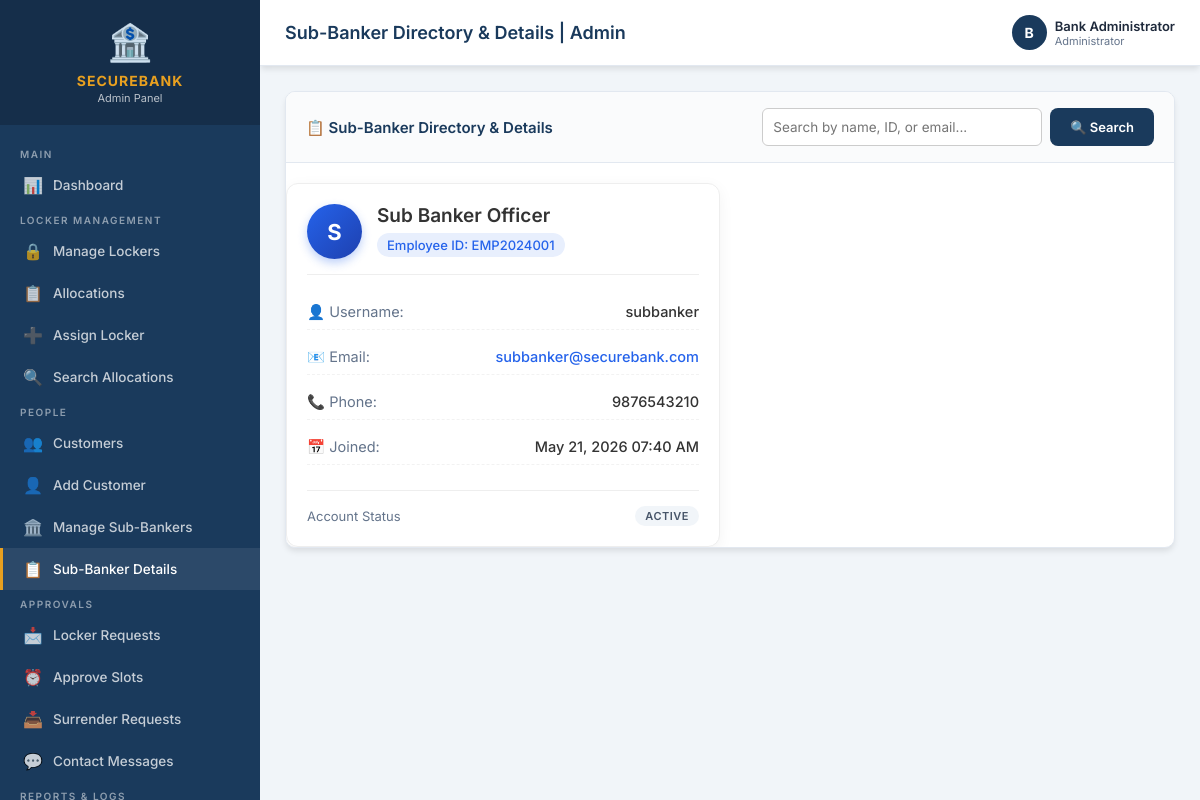
The app's page /admin/sub_banker_list.php (signed in) with its own data.
### tables this page shows
CREATE TABLE IF NOT EXISTS sub_banker (
    id INT AUTO_INCREMENT PRIMARY KEY,
    username VARCHAR(50) NOT NULL UNIQUE,
    password VARCHAR(255) NOT NULL,
    full_name VARCHAR(100) NOT NULL,
    employee_id VARCHAR(20) NOT NULL UNIQUE,
    email VARCHAR(100) NOT NULL UNIQUE,
    phone VARCHAR(15) NOT NULL,
    status ENUM('active', 'inactive') DEFAULT 'active',
    created_at TIMESTAMP DEFAULT CURRENT_TIMESTAMP
);

### admin/sub_banker_list.php (the view, shortened to what this page needs)
<?php
require_once '../includes/header_admin.php';
$conn = getDBConnection();
$search = trim($_GET['q'] ?? '');
$sql = "SELECT * FROM sub_banker";
$sql .= " ORDER BY created_at DESC";
$bankers = $conn->query($sql);
?>
<div class="card">
  <div class="card-header" style="display:flex;justify-content:space-between;align-items:center;flex-wrap:wrap;gap:15px;">
    <h3>📋 Sub-Banker Directory & Details</h3>
    <form method="GET" style="display:flex;gap:8px;">
      <input type="text" name="q" class="form-control" placeholder="Search by name, ID, or email..." value="<?= htmlspecialchars($search) ?>" style="width:280px; padding: 10px; border-radius: 6px; border: 1px solid #ccc;">
      <button type="submit" class="btn btn-primary" style="padding: 10px 20px;">🔍 Search</button>
    </form>
  </div>
  <div class="sb-grid">
    <?php if($bankers->num_rows > 0): ?>
        <?php while($sb = $bankers->fetch_assoc()): ?>
            <div class="sb-card">
                <div class="sb-card-header">
                    <div class="sb-avatar"><?= strtoupper(substr($sb['full_name'], 0, 1)) ?></div>
                    <div class="sb-info">
                        <h4 class="sb-name"><?= htmlspecialchars($sb['full_name']) ?></h4>
                        <div class="sb-id">Employee ID: <?= htmlspecialchars($sb['employee_id']) ?></div>
                    </div>
                </div>
                <div class="sb-detail-row">
                    <span class="sb-detail-label">👤 Username:</span>
                    <span class="sb-detail-val"><?= htmlspecialchars($sb['username']) ?></span>
                </div>
                <div class="sb-detail-row">
                    <span class="sb-detail-label">📧 Email:</span>
                    <span class="sb-detail-val"><a href="mailto:<?= htmlspecialchars($sb['email']) ?>"><?= htmlspecialchars($sb['email']) ?></a></span>
                </div>
                <div class="sb-detail-row">
                    <span class="sb-detail-label">📞 Phone:</span>
                    <span class="sb-detail-val"><?= htmlspecialchars($sb['phone']) ?></span>
                </div>
                <div class="sb-detail-row">
                    <span class="sb-detail-label">📅 Joined:</span>
                    <span class="sb-detail-val"><?= date('M d, Y h:i A', strtotime($sb['created_at'])) ?></span>
                </div>
                <div class="sb-status">
                    <span style="font-size:13px; color:#64748b;">Account Status</span>
                    <?= getStatusBadge($sb['status']) ?>
                </div>
            </div>
        <?php endwhile; ?>
    <?php else: ?>
        <p style="text-align:center; padding: 30px; color:#64748b; grid-column: 1/-1; font-size: 16px;">No sub-bankers found matching your criteria.</p>
    <?php endif; ?>
  </div>
</div>
<?php
require_once '../includes/footer_admin.php';
?>

### includes/functions.php (shortened to what this page needs)
<?php
function getStatusBadge($status) {
    $badges = [
        'available'  => '<span class="badge badge-success">Available</span>',
        'allocated'  => '<span class="badge badge-danger">Allocated</span>',
        'maintenance'=> '<span class="badge badge-warning">Maintenance</span>',
        'active'     => '<span class="badge badge-success">Active</span>',
        'inactive'   => '<span class="badge badge-secondary">Inactive</span>',
        'paid'       => '<span class="badge badge-success">Paid</span>',
        'pending'    => '<span class="badge badge-warning">Pending</span>',
        'overdue'    => '<span class="badge badge-danger">Overdue</span>',
        'surrendered'=> '<span class="badge badge-secondary">Surrendered</span>',
        'approved'   => '<span class="badge badge-success">Approved</span>',
        'rejected'   => '<span class="badge badge-danger">Rejected</span>',
        'unread'     => '<span class="badge badge-warning">Unread</span>',
        'read'       => '<span class="badge badge-secondary">Read</span>',
        'replied'    => '<span class="badge badge-success">Replied</span>',
    ];
    return $badges[$status] ?? '<span class="badge badge-secondary">' . ucfirst($status) . '</span>';
}

### css/style.css (style rules this page uses)
:root { --primary:#1a3a5c;--primary-light:#2563a8;--accent:#e8a020;--success:#16a34a;--danger:#dc2626;--warning:#d97706;--secondary:#64748b;--bg:#f1f5f9;--white:#ffffff;--border:#e2e8f0;--text:#1e293b;--text-muted:#64748b;--shadow:0 4px 6px -1px rgba(0,0,0,.1);--shadow-lg:0 10px 25px -3px rgba(0,0,0,.15);--radius:10px;--teal:#0d9488;--teal-light:#14b8a6;--teal-dark:#0f766e }
* { margin:0;padding:0;box-sizing:border-box }
body { font-family:'Inter',sans-serif;background:var(--bg);color:var(--text);font-size:14px }
.card { background:var(--white);border-radius:var(--radius);box-shadow:var(--shadow);border:1px solid var(--border);overflow:hidden }
.card-header { padding:16px 20px;border-bottom:1px solid var(--border);display:flex;align-items:center;justify-content:space-between;background:#fafbfc }
.card-header h3 { font-size:15px;font-weight:600;color:var(--primary) }
.form-control { width:100%;padding:10px 14px;border:1.5px solid var(--border);border-radius:8px;font-size:13.5px;font-family:inherit;background:var(--white);color:var(--text);transition:border-color .2s,box-shadow .2s;outline:none }
.btn { display:inline-flex;align-items:center;gap:6px;padding:9px 18px;border-radius:8px;border:none;font-size:13px;font-weight:600;cursor:pointer;text-decoration:none;transition:all .2s;font-family:inherit;white-space:nowrap }
.btn-primary { background:var(--primary);color:white }
.badge { display:inline-block;padding:3px 10px;border-radius:20px;font-size:11px;font-weight:600;text-transform:uppercase;letter-spacing:.5px }
.badge-secondary { background:#f1f5f9;color:#475569 }

### admin/sub_banker_list.php (style rules this page uses)
.sb-grid { display: grid; grid-template-columns: repeat(auto-fill, minmax(320px, 1fr)); gap: 20px; margin-top: 20px; }
.sb-card { background: var(--surface-color, #fff); border-radius: 12px; padding: 20px; box-shadow: 0 4px 15px rgba(0,0,0,0.05); border: 1px solid var(--border-color, #eee); display: flex; flex-direction: column; gap: 10px; transition: transform 0.2s ease, box-shadow 0.2s ease; }
.sb-card-header { display: flex; justify-content: space-between; align-items: flex-start; border-bottom: 1px solid var(--border-color, #eee); padding-bottom: 15px; margin-bottom: 10px; }
.sb-avatar { width: 55px; height: 55px; background: linear-gradient(135deg, var(--primary-color, #2563eb), #1e40af); color: white; border-radius: 50%; display: flex; align-items: center; justify-content: center; font-size: 22px; font-weight: bold; box-shadow: 0 4px 10px rgba(37, 99, 235, 0.3); }
.sb-info { flex: 1; margin-left: 15px; }
.sb-name { font-size: 19px; font-weight: 600; margin: 0; color: var(--text-color, #333); }
.sb-id { font-size: 13px; color: var(--primary-color, #2563eb); background: rgba(37, 99, 235, 0.1); padding: 4px 10px; border-radius: 12px; display: inline-block; margin-top: 6px; font-weight: 500; }
.sb-detail-row { display: flex; justify-content: space-between; font-size: 14.5px; padding: 8px 0; border-bottom: 1px dashed rgba(0,0,0,0.05); }
.sb-detail-label { color: #64748b; display: flex; align-items: center; gap: 8px; }
.sb-detail-val { font-weight: 500; color: var(--text-color, #333); text-align: right; }
.sb-detail-val a { color: var(--primary-color, #2563eb); text-decoration: none; }
.sb-status { text-align: right; margin-top: 15px; padding-top: 15px; border-top: 1px solid var(--border-color, #eee); display: flex; justify-content: space-between; align-items: center; }

### records on screen
sub_banker: full_name "S", full_name "Sub Banker Officer", employee "EMP2024001", username "subbanker", email "subbanker@securebank.com", phone "9876543210", created_at "May 21, 2026 07:40 AM", status "ACTIVE"

### other values on screen
$page_title "Sub-Banker Directory & Details | Admin"
substr($_SESSION['admin_name']??'A',0,1) "B"
$_SESSION['admin_name'] "Bank Administrator"
